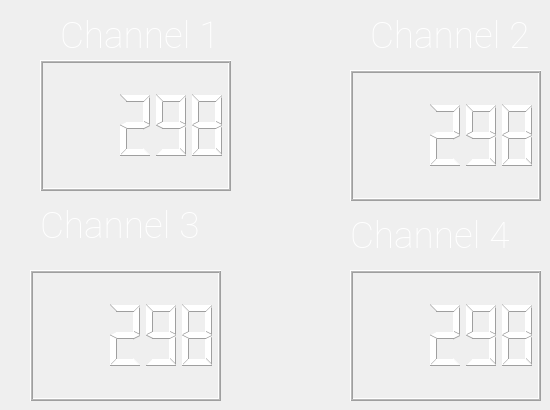
    <widget class="QWidget" name="Test">
     <attribute name="title">
      <string>Test</string>
     </attribute>
     <widget class="QLabel" name="ch1l">
      <property name="geometry">
       <rect>
        <x>60</x>
        <y>0</y>
        <width>161</width>
        <height>71</height>
       </rect>
      </property>
      <property name="font">
       <font>
        <family>Roboto</family>
        <pointsize>28</pointsize>
        <weight>3</weight>
        <italic>false</italic>
        <bold>false</bold>
       </font>
      </property>
      <property name="styleSheet">
       <string notr="true">color: rgb(255, 255, 255);
font: 25 28pt &quot;Roboto&quot;;</string>
      </property>
      <property name="text">
       <string>Channel 1</string>
      </property>
      <property name="textFormat">
       <enum>Qt::PlainText</enum>
      </property>
     </widget>
     <widget class="QLabel" name="ch2l">
      <property name="geometry">
       <rect>
        <x>370</x>
        <y>0</y>
        <width>161</width>
        <height>71</height>
       </rect>
      </property>
      <property name="font">
       <font>
        <family>Roboto</family>
        <pointsize>28</pointsize>
        <weight>3</weight>
        <italic>false</italic>
        <bold>false</bold>
       </font>
      </property>
      <property name="styleSheet">
       <string notr="true">color: rgb(255, 255, 255);
font: 25 28pt &quot;Roboto&quot;;</string>
      </property>
      <property name="text">
       <string>Channel 2</string>
      </property>
      <property name="textFormat">
       <enum>Qt::PlainText</enum>
      </property>
     </widget>
     <widget class="QLCDNumber" name="ch2">
      <property name="geometry">
       <rect>
        <x>350</x>
        <y>70</y>
        <width>191</width>
        <height>131</height>
       </rect>
      </property>
      <property name="styleSheet">
       <string notr="true">color: rgb(255, 255, 255);</string>
      </property>
      <property name="midLineWidth">
       <number>1</number>
      </property>
      <property name="numDigits">
       <number>5</number>
      </property>
      <property name="value" stdset="0">
       <double>298.000000000000000</double>
      </property>
     </widget>
     <widget class="QLCDNumber" name="ch1">
      <property name="geometry">
       <rect>
        <x>40</x>
        <y>60</y>
        <width>191</width>
        <height>131</height>
       </rect>
      </property>
      <property name="styleSheet">
       <string notr="true">color: rgb(255, 255, 255);</string>
      </property>
      <property name="midLineWidth">
       <number>1</number>
      </property>
      <property name="numDigits">
       <number>5</number>
      </property>
      <property name="value" stdset="0">
       <double>298.000000000000000</double>
      </property>
     </widget>
     <widget class="QLabel" name="ch4l">
      <property name="geometry">
       <rect>
        <x>350</x>
        <y>200</y>
        <width>161</width>
        <height>71</height>
       </rect>
      </property>
      <property name="font">
       <font>
        <family>Roboto</family>
        <pointsize>28</pointsize>
        <weight>3</weight>
        <italic>false</italic>
        <bold>false</bold>
       </font>
      </property>
      <property name="styleSheet">
       <string notr="true">color: rgb(255, 255, 255);
font: 25 28pt &quot;Roboto&quot;;</string>
      </property>
      <property name="text">
       <string>Channel 4</string>
      </property>
      <property name="textFormat">
       <enum>Qt::PlainText</enum>
      </property>
     </widget>
     <widget class="QLCDNumber" name="ch4">
      <property name="geometry">
       <rect>
        <x>350</x>
        <y>270</y>
        <width>191</width>
        <height>131</height>
       </rect>
      </property>
      <property name="styleSheet">
       <string notr="true">color: rgb(255, 255, 255);</string>
      </property>
      <property name="midLineWidth">
       <number>1</number>
      </property>
      <property name="numDigits">
       <number>5</number>
      </property>
      <property name="value" stdset="0">
       <double>298.000000000000000</double>
      </property>
     </widget>
     <widget class="QLabel" name="ch3l">
      <property name="geometry">
       <rect>
        <x>40</x>
        <y>190</y>
        <width>161</width>
        <height>71</height>
       </rect>
      </property>
      <property name="font">
       <font>
        <family>Roboto</family>
        <pointsize>28</pointsize>
        <weight>3</weight>
        <italic>false</italic>
        <bold>false</bold>
       </font>
      </property>
      <property name="styleSheet">
       <string notr="true">color: rgb(255, 255, 255);
font: 25 28pt &quot;Roboto&quot;;</string>
      </property>
      <property name="text">
       <string>Channel 3</string>
      </property>
      <property name="textFormat">
       <enum>Qt::PlainText</enum>
      </property>
     </widget>
     <widget class="QLCDNumber" name="ch3">
      <property name="geometry">
       <rect>
        <x>30</x>
        <y>270</y>
        <width>191</width>
        <height>131</height>
       </rect>
      </property>
      <property name="styleSheet">
       <string notr="true">color: rgb(255, 255, 255);</string>
      </property>
      <property name="midLineWidth">
       <number>1</number>
      </property>
      <property name="numDigits">
       <number>5</number>
      </property>
      <property name="value" stdset="0">
       <double>298.000000000000000</double>
      </property>
     </widget>
    </widget>
